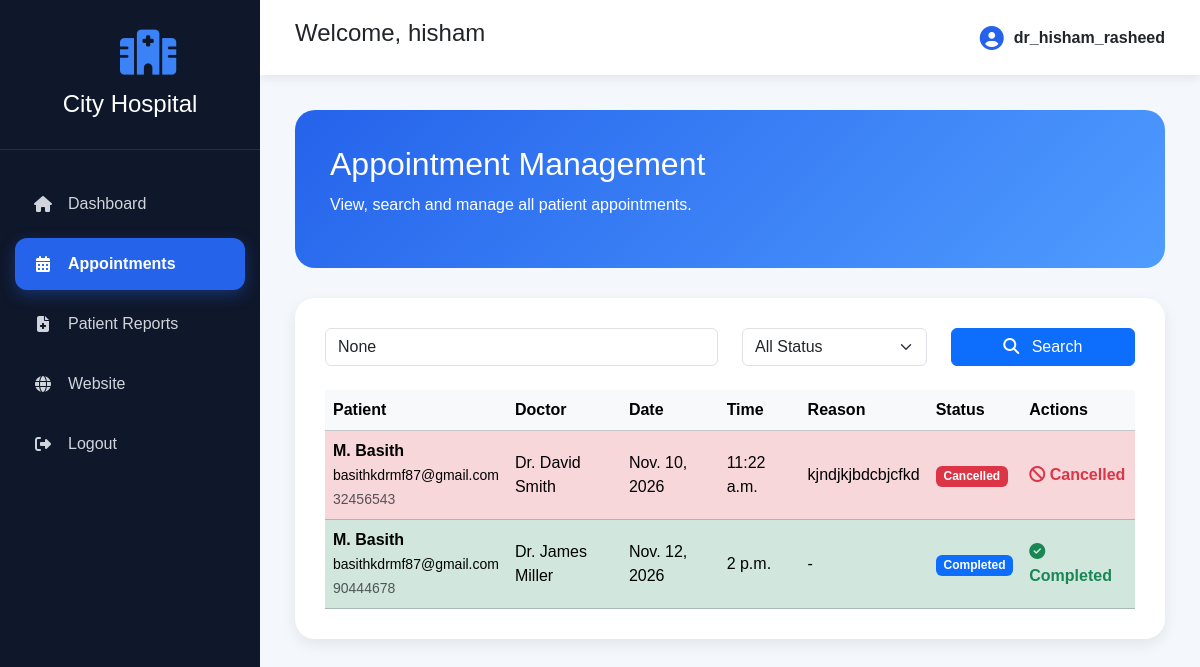
The page /appointments/ (signed in) on the database as committed earlier.
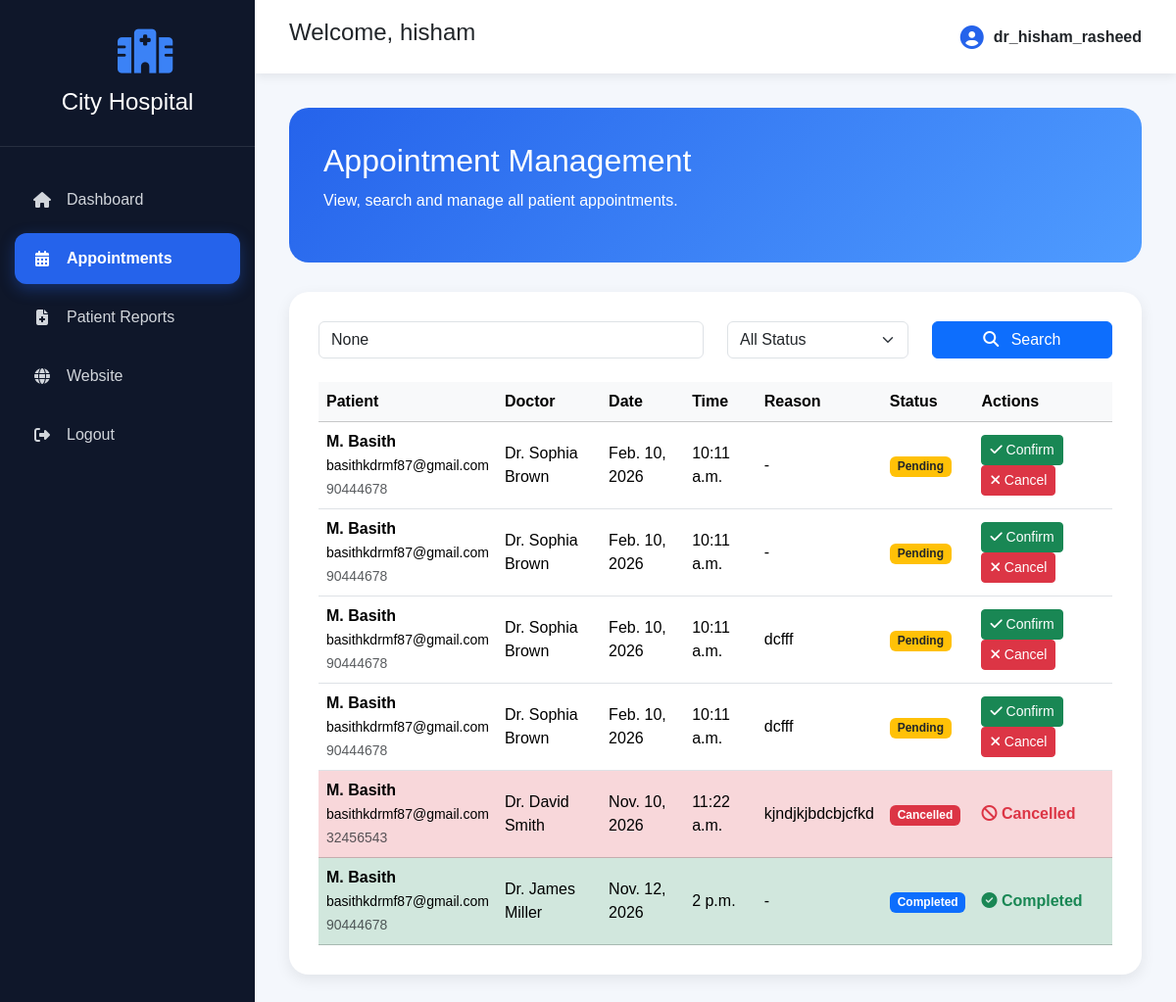
The same page on the database as committed later.
### student/models.py (models this page shows, shortened)
class Booking(models.Model):
    STATUS_CHOICES = (
        ("Pending", "Pending"),
        ("Confirmed", "Confirmed"),
        ("Completed", "Completed"),
        ("Cancelled", "Cancelled"),
    )
    patient_name = models.CharField(max_length=100)
    patient_email = models.EmailField()
    patient_phone = models.CharField(max_length=20)
    doctor = models.ForeignKey(
        Doctors,
        on_delete=models.CASCADE
    )
    appointment_date = models.DateField()
    appointment_time = models.TimeField()
    reason = models.TextField(
        blank=True
    )
    status = models.CharField(
        max_length=20,
        choices=STATUS_CHOICES,
        default="Pending"
    )
    created_at = models.DateTimeField(
        auto_now_add=True
    )

class Doctors(models.Model):
    doc_name = models.CharField(max_length=100)
    doc_spec = models.CharField(max_length=100)
    dep_name = models.ForeignKey(
        Department,
        on_delete=models.CASCADE
    )
    doc_image = models.CharField(
    max_length=100
    )
    experience = models.PositiveIntegerField(default=1)
    qualification = models.CharField(
        max_length=150
    )
    available = models.BooleanField(
        default=True
    )

### student/views.py (the view)
@login_required(login_url="login")
def manage_appointments(request):
    if request.user.role != "doctor":
        return redirect("patient_dashboard")
    appointments = Booking.objects.all().order_by(
        "appointment_date",
        "appointment_time"
    )
    search = request.GET.get("search")
    status = request.GET.get("status")
    if search:
        appointments = appointments.filter(
            Q(patient_name__icontains=search) |
            Q(patient_email__icontains=search) |
            Q(patient_phone__icontains=search)
        )
    if status and status != "All":
        appointments = appointments.filter(
            status=status
        )
    return render(
        request,
        "manage_appointments.html",
        {
            "appointments": appointments,
            "search": search,
            "status": status,
            "active_page": "appointments",
        }
    )

### templates/manage_appointments.html (shortened to what the changed rows need)
{% extends "dashboard_base.html" %}
{% block content %}
<div class="welcome-card">
    <h2>
        Appointment Management
    </h2>
</div>
<div class="dashboard-card">
    <div class="table-responsive">
        <table class="table table-hover align-middle">
            <thead class="table-light">
                <tr>
                    <th>Patient</th>
                    <th>Doctor</th>
                    <th>Date</th>
                    <th>Time</th>
                    <th>Reason</th>
                    <th>Status</th>
                    <th>Actions</th>
                </tr>
            </thead>
            <tbody>
            {% for appointment in appointments %}
            <tr
            {% if appointment.status == "Completed" %}
                class="table-success"
            {% elif appointment.status == "Cancelled" %}
                class="table-danger"
            {% elif appointment.status == "Confirmed" %}
                class="table-info"
            {% endif %}
            >
                <td>
                    <strong>
                        {{ appointment.patient_name }}
                    </strong>
                    <br>
                    <small>
                        {{ appointment.patient_email }}
                    </small>
                    <br>
                    <small class="text-muted">
                        {{ appointment.patient_phone }}
                    </small>
                </td>
                <td>
                    {{ appointment.doctor.doc_name }}
                </td>
                <td>
                    {{ appointment.appointment_date }}
                </td>
                <td>
                    {{ appointment.appointment_time }}
                </td>
                <td>
                    {{ appointment.reason|default:"-" }}
                </td>
                <td>
                    {% if appointment.status == "Pending" %}
                        <span class="badge bg-warning text-dark">
                            Pending
                        </span>
                    {% elif appointment.status == "Confirmed" %}
                        <span class="badge bg-success">
                            Confirmed
                        </span>
                    {% elif appointment.status == "Completed" %}
                        <span class="badge bg-primary">
                            Completed
                        </span>
                    {% else %}
                        <span class="badge bg-danger">
                            Cancelled
                        </span>
                    {% endif %}
                </td>
                <td>
                    {% if appointment.status == "Pending" %}
                        <a href="{% url 'update_appointment_status' appointment.id 'Confirmed' %}"
                           class="btn btn-success btn-sm">
                            <i class="fa-solid fa-check"></i>
                            Confirm
                        </a>
                        <a href="{% url 'update_appointment_status' appointment.id 'Cancelled' %}"
                           class="btn btn-danger btn-sm"
                           onclick="return confirm('Are you sure you want to cancel this appointment?')">
                            <i class="fa-solid fa-xmark"></i>
                            Cancel
                        </a>
                    {% elif appointment.status == "Completed" %}
                        <span class="text-success fw-bold">
                            <i class="fa-solid fa-circle-check"></i>
                            Completed
                        </span>
                    {% else %}
                        <span class="text-danger fw-bold">
                            <i class="fa-solid fa-ban"></i>
                            Cancelled
                        </span>
                    {% endif %}
                </td>
            </tr>
            {% endfor %}
            </tbody>
        </table>
    </div>
</div>
{% endblock %}

Rows that differ between the two databases and show on the page:
added Booking: patient_name "M. Basith", patient_email "basithkdrmf87@gmail.com", patient_phone "90444678", doctor.doc_name "Dr. Sophia Brown", appointment_date "Feb. 10, 2026", appointment_time "10:11 a.m.", reason "-", status "Pending"
added Booking: patient_name "M. Basith", patient_email "basithkdrmf87@gmail.com", patient_phone "90444678", doctor.doc_name "Dr. Sophia Brown", appointment_date "Feb. 10, 2026", appointment_time "10:11 a.m.", reason "-", status "Pending"
added Booking: patient_name "M. Basith", patient_email "basithkdrmf87@gmail.com", patient_phone "90444678", doctor.doc_name "Dr. Sophia Brown", appointment_date "Feb. 10, 2026", appointment_time "10:11 a.m.", reason "dcfff", status "Pending"
added Booking: patient_name "M. Basith", patient_email "basithkdrmf87@gmail.com", patient_phone "90444678", doctor.doc_name "Dr. Sophia Brown", appointment_date "Feb. 10, 2026", appointment_time "10:11 a.m.", reason "dcfff", status "Pending"
